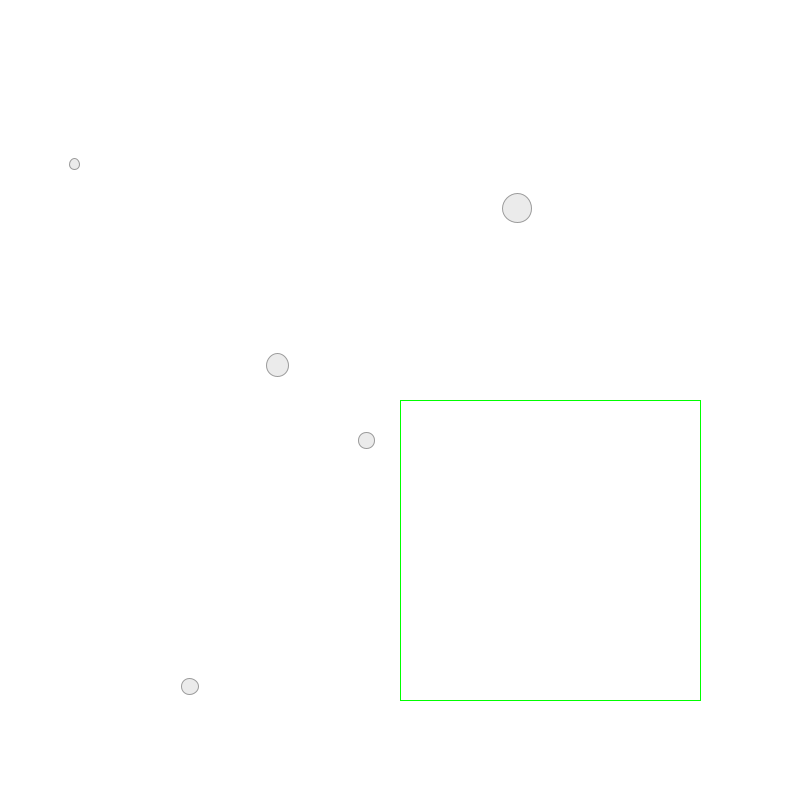
Frame 1 (no input)
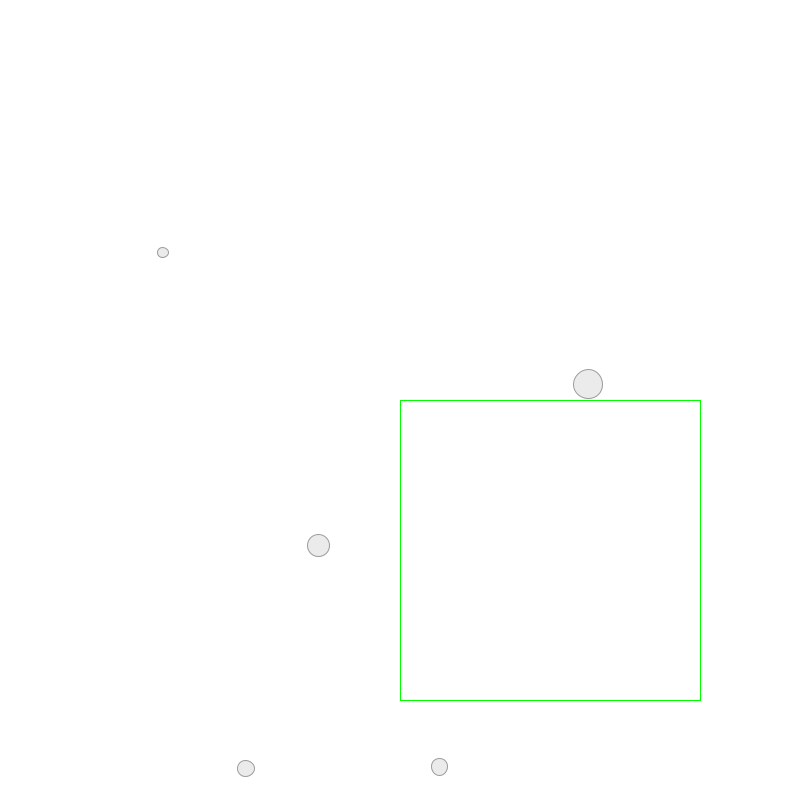
Frame 60 (the mouse pressed at the canvas centre just before this capture)
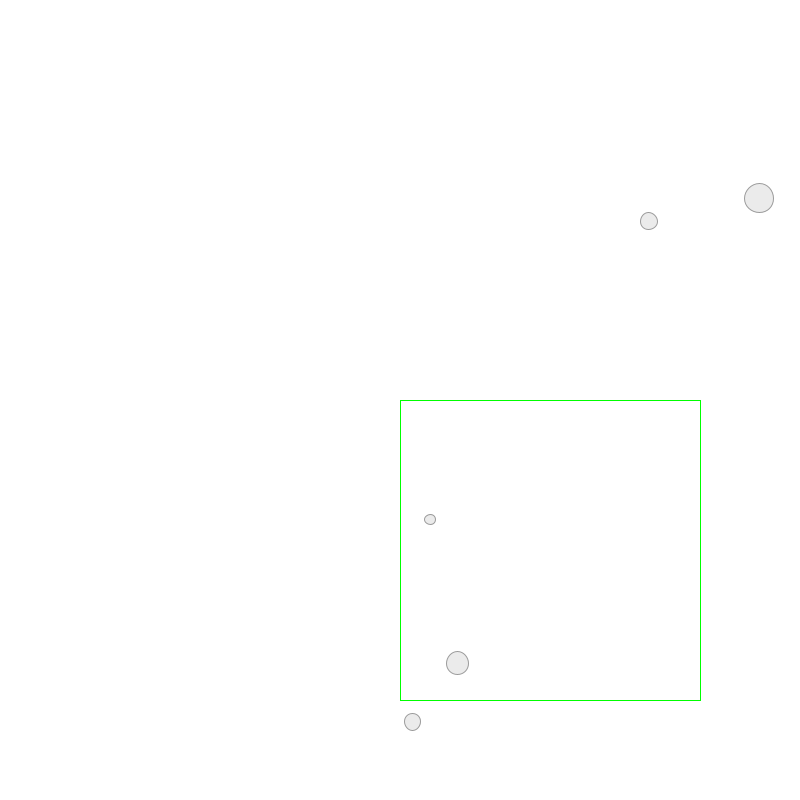
Frame 120 (the mouse held since frame 60 and released just before this capture)

The Processing sketch that drew these frames (run headless with seeded random() and noise(); from frame 60 on, the mouse is pressed at the canvas centre):

// Processing sketch: SpeedingBox
// ── SpeedingBox.pde
Mover []movers = new Mover[5];

void setup() {
    size(800, 800);
    for (int i=0; i<movers.length; i++){
        float x = random(0, width);
        float y = random(0, height);
        float mass = random(10.0, 30.0);
        movers[i] = new Mover(x, y, mass);
        
    }
}

void draw() {
    
    background(255);
    PVector wind = new PVector(0.5, 0);
    PVector g = new PVector(0, 10.0); 

    for(Mover mover: movers) {

        mover.applyForce(wind);
        mover.applyForce(g);
        mover.update();
        mover.display();
    }
}

// ── Mover.pde
class Mover{
    PVector loc, vel, acc;
    float mass;
    PVector corner;
    int w, h;
    float speed;
    
    Mover(float x, float y, float m){
        int boxCornerX=width/2;
        int boxCornerY=height/2;
        int boxWidth=300;
        int boxHeight=300;
        float boxSpeed = 8.5;


        loc = new PVector(x, y);
        vel = new PVector(0, 0);
        acc = new PVector(0, 0);
        corner = new PVector(boxCornerX, boxCornerY);
        w = boxWidth;
        h = boxHeight;
        speed = boxSpeed;
        mass = m;
    }

    void update(){
        this.speedingBox(w, h, corner, speed);
        this.checkEdge();
        vel.add(acc);
        loc.add(vel);
        acc.mult(0);
    }
    
    void display(){
        stroke(155);
        fill(155, 50);
        ellipse(loc.x, loc.y, mass, mass);
    }

    void checkEdge(){
        if (loc.x < 0) {
            loc.x = 0;
            vel.x *= -1;
        } else if (loc.x > width) {
            loc.x = width;
            vel.x *= -1;
        }

        if (loc.y < 0) {
            loc.y = 0;
            vel.y *= -1;
        } else if (loc.y > height) {
            loc.y = height;
            vel.y *= -1;
        }
    }

    void applyForce(PVector f){
        PVector force = PVector.div(f, mass);
        acc.add(force);
    }

    void speedingBox(float w, float h, PVector corner, float speed){
        // draw speeding box boundary
        noFill();
        stroke(0, 255, 0);
        rect(corner.x, corner.y, w, h);

        // if circle cross speeding box, apply force to speed up
        if (loc.x > corner.x 
        && loc.x < corner.x + w
        && loc.y > corner.y
        && loc.y < corner.y + h) {
            acc.mult(speed);
        } 
    }
}
